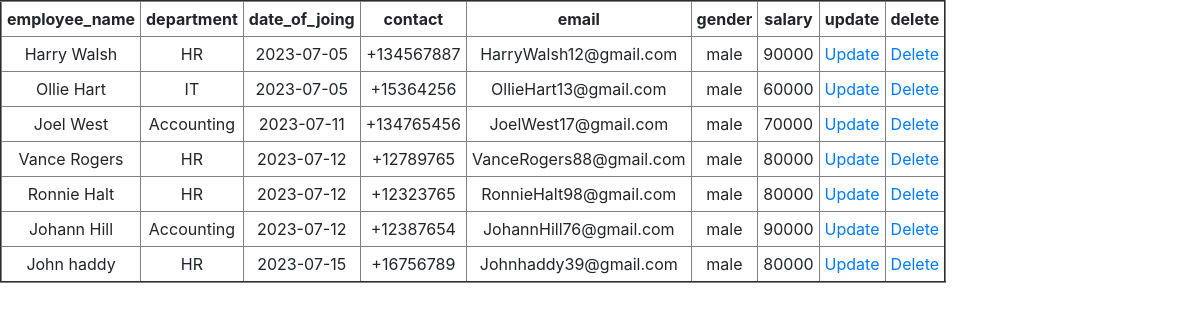
The page /view.php on the database its author committed.
### tables this page shows
CREATE TABLE `employee_history` (
  `id` int(11) NOT NULL,
  `employee_name` varchar(100) NOT NULL,
  `department` varchar(50) NOT NULL,
  `date_of_joing` date NOT NULL,
  `contact` varchar(255) NOT NULL,
  `email` varchar(255) NOT NULL,
  `gender` varchar(10) NOT NULL,
  `salary` int(255) NOT NULL,
  `password` varchar(255) NOT NULL
);

### view.php (the view, shortened to what this page needs)
<!DOCTYPE html>
<html>
<head>
<link rel="stylesheet" href="https://cdn.jsdelivr.net/npm/bootstrap@4.6.2/dist/css/bootstrap.min.css">
<link rel="stylesheet" href="https://cdnjs.cloudflare.com/ajax/libs/font-awesome/6.4.0/css/all.min.css" />
</head>
<body>
<?php
include('connection.php');?>
<table border="2"  cellspacing="0" cellpadding="5" width="40%" style="text-align:center;">
  <tr>
    <th>employee_name</th>
    <th>department</th>
    <th>date_of_joing</th>
	  <th>contact</th>
    <th>email</th>
    <th>gender</th>
	 <th>salary</th>
	  <th>update</th>
	  <th>delete</th>
  </tr>
<?php
$query="select* from employee_history";
$result=mysqli_query($connection,$query);
while($row=mysqli_fetch_assoc($result)){?>
<tr>
    <td><?php echo $row['employee_name'];?></td>
    <td><?php echo $row['department'];?></td>
    <td><?php echo $row['date_of_joing'];?></td>
    <td><?php echo $row['contact'];?></td>
    <td><?php echo $row['email'];?></td>
    <td><?php echo $row['gender'];?></td>
	<td><?php echo $row['salary'];?></td>
<td><a href="edit.php?id=<?php echo $row['id'] ?>">Update </a></td>
<td><a href="delete.php?id=<?php echo $row['id'] ?>">Delete</a></td>
</tr>
<?php
}
?>
</table>
</body>
</html>

### rows shown on the page
employee_history: employee_name "Harry Walsh", department "HR", date_of_joing "2023-07-05", contact "+134567887", email "HarryWalsh12@gmail.com", gender "male", salary "90000"
employee_history: employee_name "Ollie Hart", department "IT", date_of_joing "2023-07-05", contact "+15364256", email "OllieHart13@gmail.com", gender "male", salary "60000"
employee_history: employee_name "Joel West", department "Accounting", date_of_joing "2023-07-11", contact "+134765456", email "JoelWest17@gmail.com", gender "male", salary "70000"
employee_history: employee_name "Vance Rogers", department "HR", date_of_joing "2023-07-12", contact "+12789765", email "VanceRogers88@gmail.com", gender "male", salary "80000"
employee_history: employee_name "Ronnie Halt", department "HR", date_of_joing "2023-07-12", contact "+12323765", email "RonnieHalt98@gmail.com", gender "male", salary "80000"
employee_history: employee_name "Johann Hill", department "Accounting", date_of_joing "2023-07-12", contact "+12387654", email "JohannHill76@gmail.com", gender "male", salary "90000"
employee_history: employee_name "John haddy", department "HR", date_of_joing "2023-07-15", contact "+16756789", email "Johnhaddy39@gmail.com", gender "male", salary "80000"
